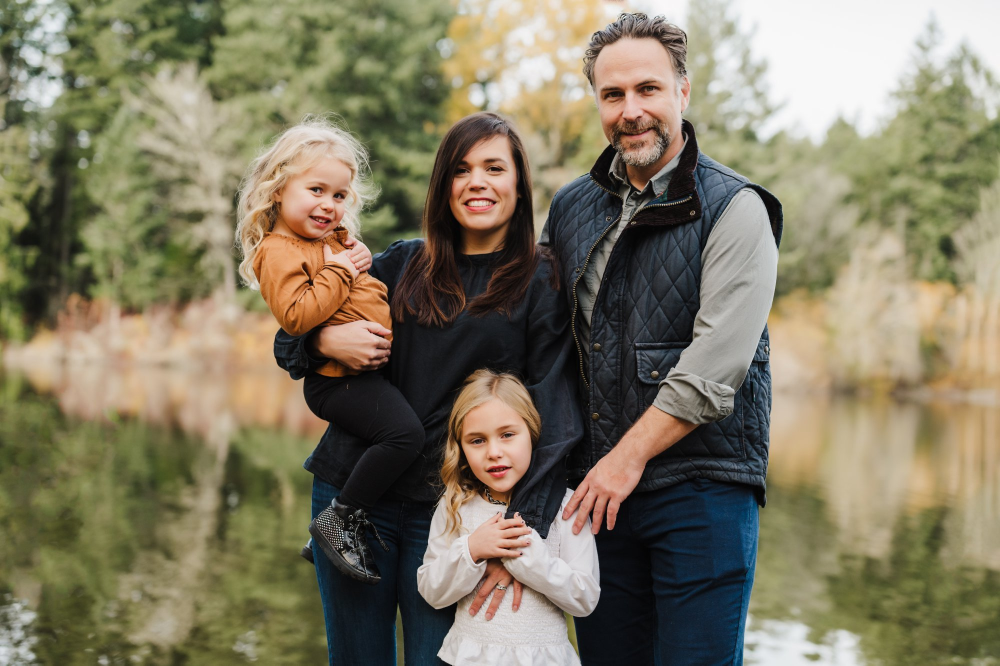
#> input picture LABs/faceIMG/1.jpg, 2000 x 1331 px (shown at 1/2 size)
$ python -i face_recog_eigen.py   (imports and definitions only)
#> lines starting #> are read from the running program, lines starting #| are printed output that depends on the picture
#> further down, picture is the input picture: shape (1331, 2000, 3); mean B, G, R 98.5, 121.6, 128.5
import numpy as np
import cv2
from datetime import datetime
import datetime
import os
import csv

RESIZE_FACTOR = 4


class RecogEigenFaces:
    def __init__(self):
        cascPath = "haarcascade_frontalface_default.xml"
        self.face_cascade = cv2.CascadeClassifier(cascPath)
        self.face_dir = 'face_data'
        self.model = cv2.face.EigenFaceRecognizer_create()
        self.face_names = []

    # [48 lines left out: functions recognize_and_track_attendance, load_trained_data, show_video, not called in this run]

    def process_image(self, inImg):
        frame = cv2.flip(inImg, 1)
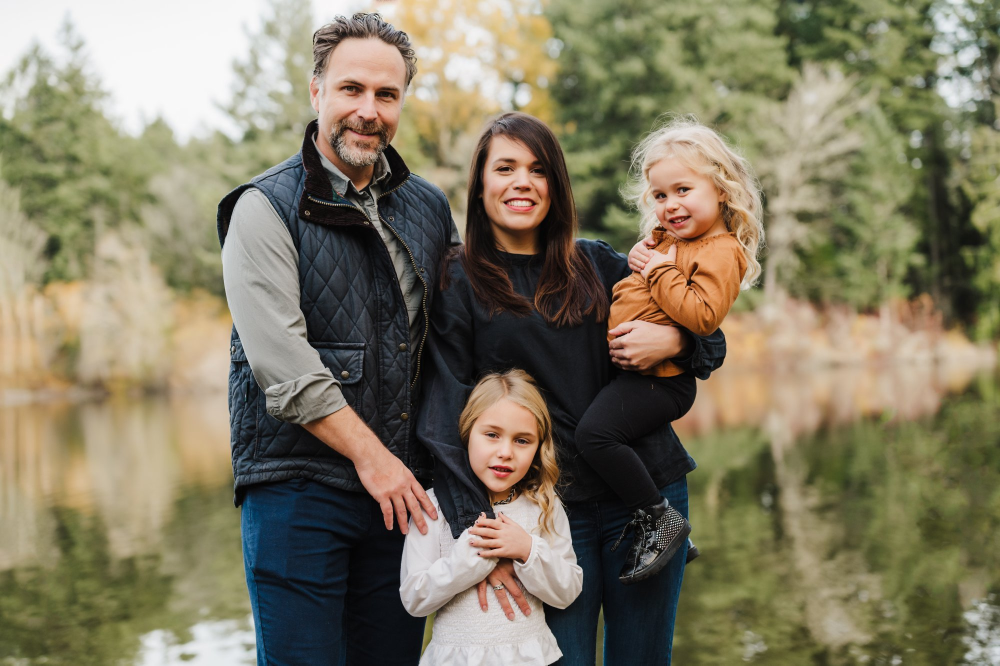
#> frame: shape (1331, 2000, 3) (shown at 1/2 size); mean B, G, R 98.5, 121.6, 128.5
        resized_width, resized_height = (112, 92)
        gray = cv2.cvtColor(frame, cv2.COLOR_BGR2GRAY)
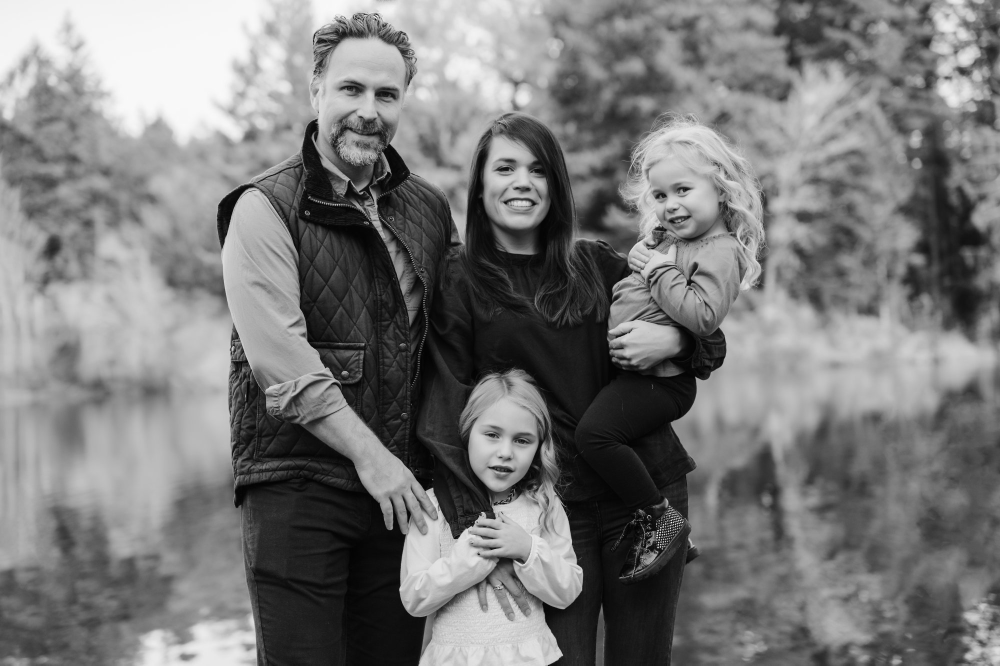
#> gray: shape (1331, 2000) (shown at 1/2 size); min 0, max 255, mean 121.1
        # gray_resized = cv2.resize(gray, (gray.shape[1]/RESIZE_FACTOR, gray.shape[0]/RESIZE_FACTOR))
        gray_eq = cv2.equalizeHist(gray)
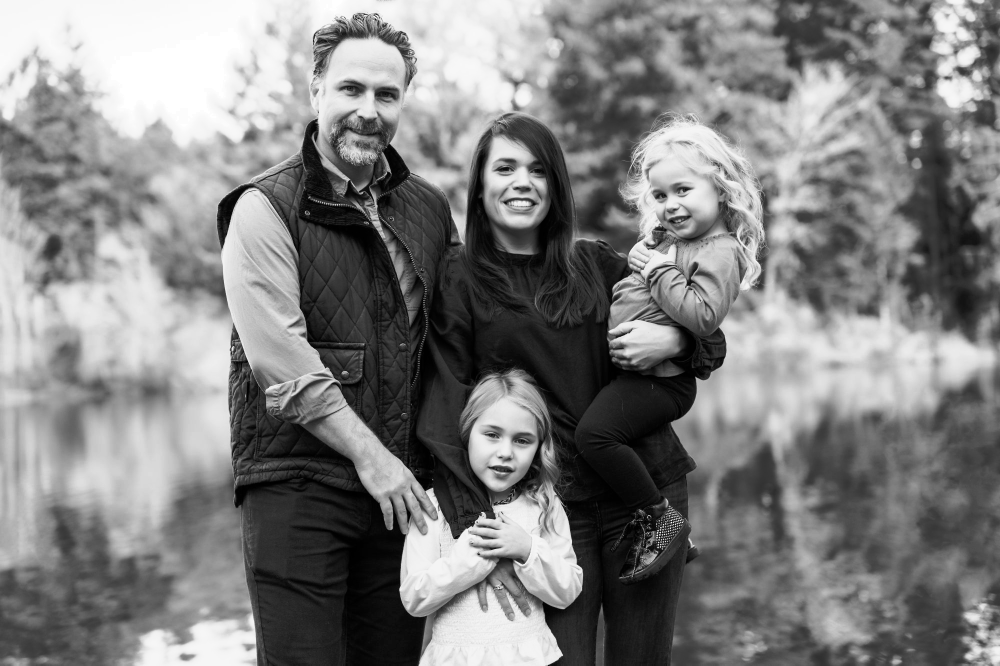
#> gray_eq: shape (1331, 2000) (shown at 1/2 size); min 0, max 255, mean 128.1
        gray_resized = cv2.resize(gray_eq, (int(gray.shape[1] / RESIZE_FACTOR), int(gray.shape[0] / RESIZE_FACTOR)))
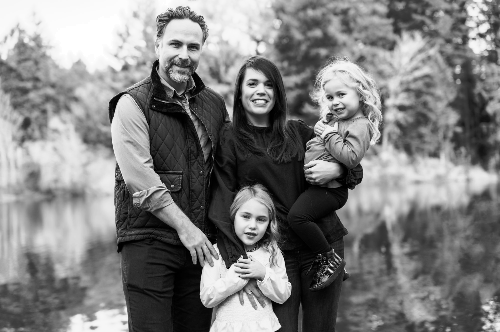
#> gray_resized: shape (332, 500); min 0, max 255, mean 128

        faces = self.face_cascade.detectMultiScale(
            gray_resized,
            scaleFactor=1.1,
            minNeighbors=5,
            minSize=(30, 30),
            flags=cv2.CASCADE_SCALE_IMAGE
        )
#> faces = [[227, 196, 54, 54], [236, 65, 48, 48], [154, 24, 58, 58]]
        persons = []

        for i in range(len(faces)):
            face_i = faces[i]
            x = face_i[0] * RESIZE_FACTOR
            y = face_i[1] * RESIZE_FACTOR
            w = face_i[2] * RESIZE_FACTOR
            h = face_i[3] * RESIZE_FACTOR
            face = gray[y:y + h, x:x + w]
            face_resized = cv2.resize(face, (resized_width, resized_height))
            confidence = self.model.predict(face_resized)
            if confidence[1] < 3500:
                person = self.names[confidence[0]]
                cv2.rectangle(frame, (x, y), (x + w, y + h), (255, 0, 0), 3)
                now = datetime.datetime.now().strftime("%H:%M:%S")
                cv2.putText(frame, '%s - %.0f - %s' % (person, confidence[1], now), (x - 10, y - 10),
                            cv2.FONT_HERSHEY_PLAIN, 1, (0, 255, 0))

            else:
                person = 'Unknown'
                cv2.rectangle(frame, (x, y), (x + w, y + h), (0, 0, 255), 3)
                cv2.putText(frame, person, (x - 10, y - 10), cv2.FONT_HERSHEY_PLAIN, 1, (0, 255, 0))
            persons.append(person)
#> this loop made 1 pass
#> (face_i, x, y, w, h) on pass 1: ([227, 196, 54, 54], 908, 784, 216, 216)
#> pass 1, in process_image, `face = gray[y:y + h, x:x + w]`:
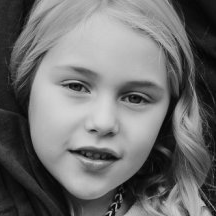
#> face: shape (216, 216); min 1, max 216, mean 111.1
#> pass 1, in process_image, `face_resized = cv2.resize(face, (resized_width, resized_height))`:
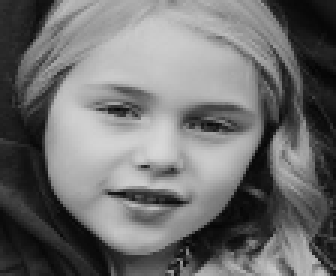
#> face_resized: shape (92, 112) (shown 3 times larger); min 4, max 216, mean 111
#> after the loop, persons = []
        self.recognize_and_track_attendance(persons)
        return (frame, persons)


# [5 lines not run here, left out]

>>> import cv2
>>> picture = cv2.imread('../../../LABs/faceIMG/1.jpg')
#> (the run stopped early here; a loop or call above may not have finished)

$ run again, on LABs/faceIMG/2.jpg
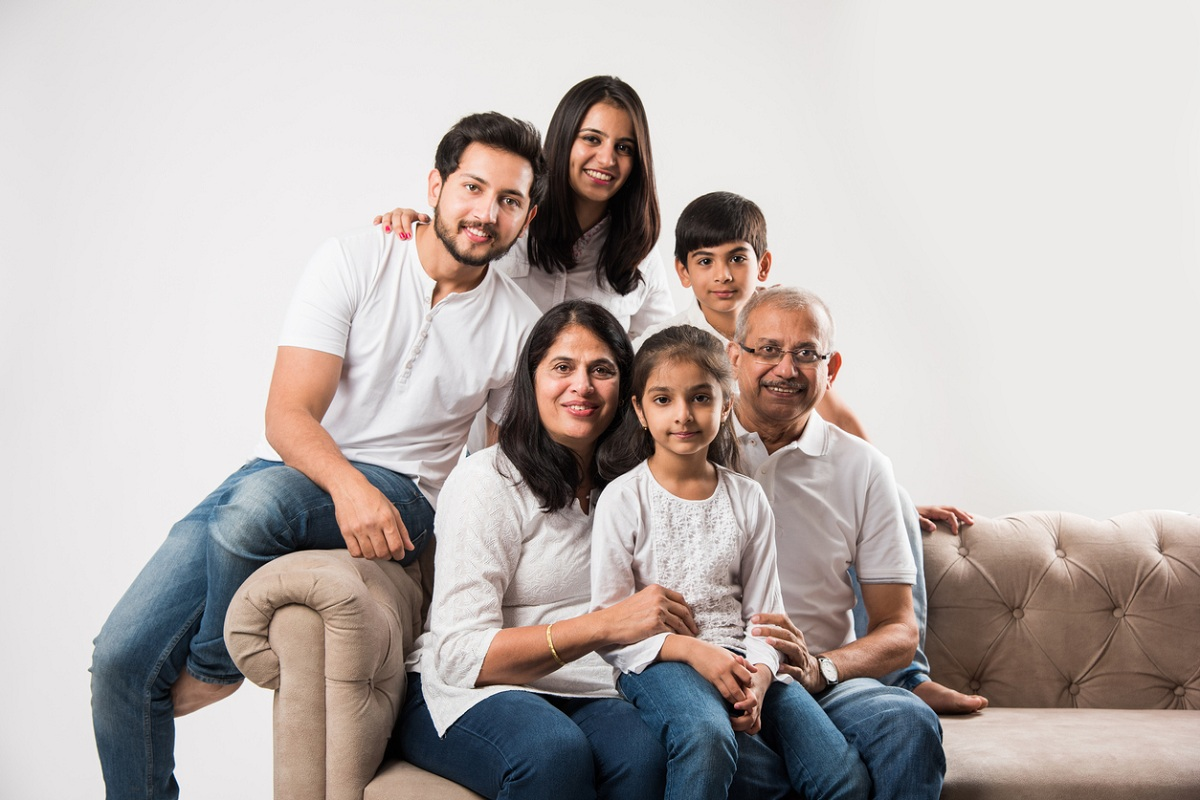
#> input picture LABs/faceIMG/2.jpg, 1200 x 800 px
#> picture is the input picture: shape (800, 1200, 3); mean B, G, R 175.9, 178.7, 187
#> in process_image, `gray = cv2.cvtColor(frame, cv2.COLOR_BGR2GRAY)`:
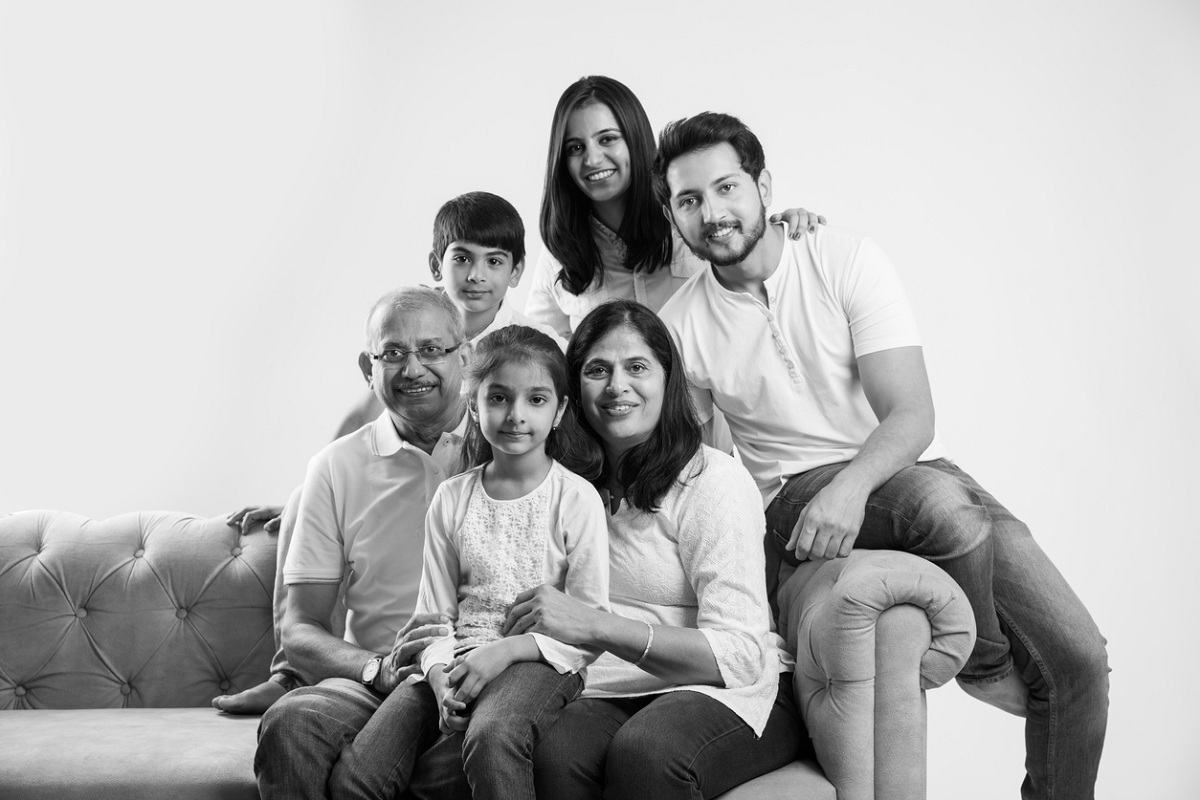
#> gray: shape (800, 1200); min 0, max 255, mean 180.9
#> in process_image, `gray_resized = cv2.resize(gray_eq, (int(gray.shape[1] / RESIZE_FACTOR)..`:
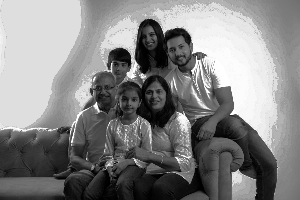
#> gray_resized: shape (200, 300); min 0, max 255, mean 132.6
#> faces = ()
#> after the loop in process_image, `for i in range(len(faces)):`: persons = []
